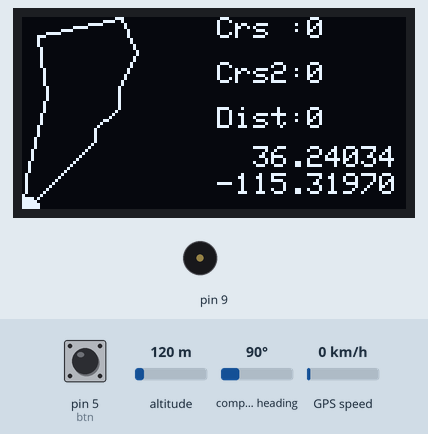
Simulated run of this sketch. Board: Arduino Mega 2560, built with avr-gcc and run on an emulated ATmega2560. Parts: 128×64 one-colour display, buzzer (waves = sounding). The test bench sets the inputs (shaded band); at power-on: pin 5 (btn) HIGH, compass heading 90°, altitude 120 m, GPS speed 0 km/h. The GPS gets a fix after 3 s at 37.7749, -122.4194 with 8 satellites.

Above: at 2.5 s.
2.6 s: pin 5 (btn) pulled LOW for 0.15 s
At 3.21 s:
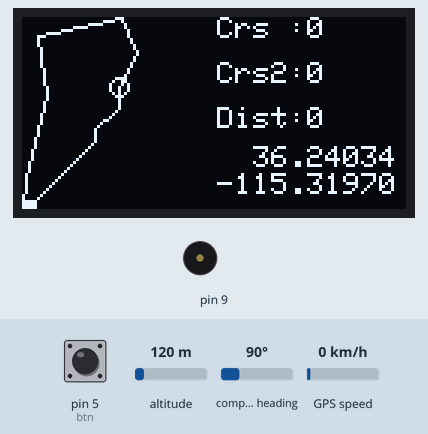
3.3 s: compass heading set to 7°
At 3.7 s:
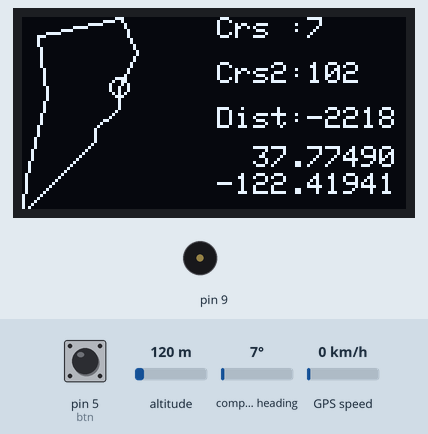
4.9 s: pin 5 (btn) pulled LOW for 1 s
At 6.2 s:
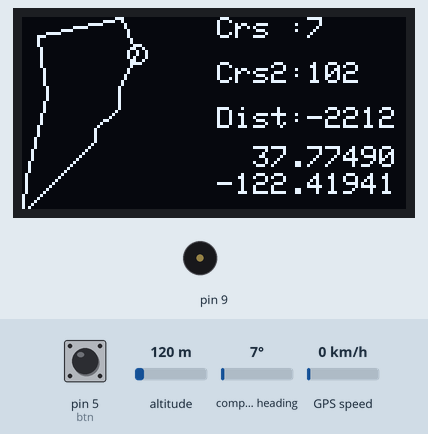
7.4 s: compass heading set to 90°
At 8.7 s:
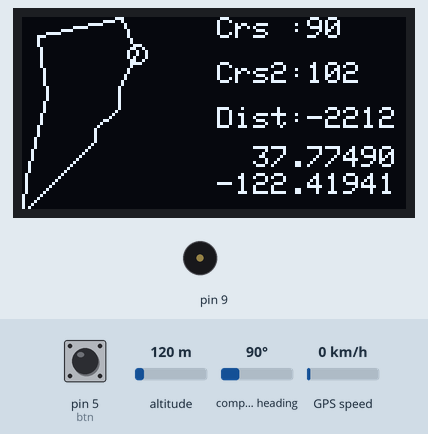
9.0 s: compass heading set to 180°
At 10.4 s:
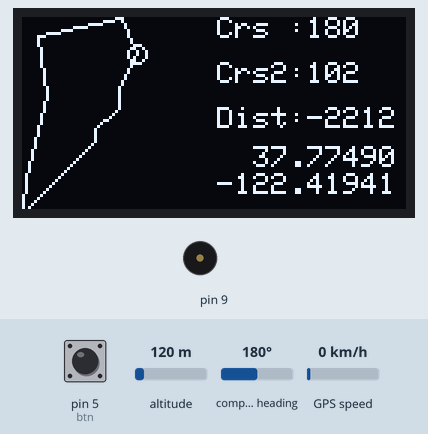
Timing chart, 0 to 12.0 s (numbered marks = the images above; inputs shaded):
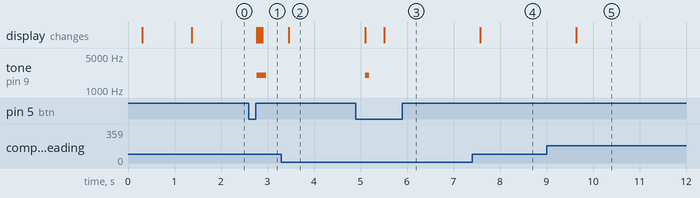

The sketch:

draw-coordinates.ino
```cpp
#include <ezButton.h>
#include <ezBuzzer.h>
#include <Wire.h>
#include <Adafruit_GFX.h>
#include <Adafruit_SH110X.h>
#include <TinyGPSPlus.h>

TinyGPSPlus gps;
#define ss Serial1 // first built with software serial on UNO

#define i2c_Address 0x3c // initialize with the I2C addr 0x3C Typically eBay OLED's
#define SCREEN_WIDTH 128 // OLED display width, in pixels
#define SCREEN_HEIGHT 64 // OLED display height, in pixels
#define OLED_RESET -1
Adafruit_SH1106G display = Adafruit_SH1106G(SCREEN_WIDTH, SCREEN_HEIGHT, &Wire, OLED_RESET);

ezButton btn(5); // connect button to pin 5
ezBuzzer buzzer(9); // connect buzzer to pin 9

const int numlatLongs = 11;
float latLongs[numlatLongs][2] = {
  {36.240344, -115.319698},
  {36.241099, -115.318955},
  {36.241239, -115.318950},
  {36.241473, -115.318679},
  {36.241694, -115.318673},
  {36.242070, -115.318453},
  {36.242444, -115.318649},
  {36.242260, -115.319588},
  {36.241583, -115.319489},
  {36.240702, -115.319730},
  {36.240350, -115.319743}
};
float maxLat = -90.0;
float minLat = 90.0;
float maxLong = 180.0;
float minLong = -180.0;

float aspectX = 1.0;
float aspectY = 1.0;

float currentLat = latLongs[0][0];
float currentLong = latLongs[0][1];
int course = 0;
int course2 = 0;
int distanceBetween = 0;

int wayPoint = 0;

void setup() {

  Serial.begin(115200); // for debugging
  ss.begin(9600);
  btn.setDebounceTime(100);
  minmaxLatLong(); // set minimum and maximum dimensions on map

  delay(250); // wait for the OLED to power up
  display.begin(i2c_Address, true); // Address 0x3C default

  display.clearDisplay();
  display.setTextColor(SH110X_WHITE);
  display.setTextSize(1);
  display.setCursor(0,0);
  display.println("Initializing");
  display.display();
  delay(1000);
}

void loop() {

  btn.loop();
  buzzer.loop();
  if (btn.isPressed()) {
    wayPoint += 1;
    if (wayPoint > numlatLongs-1) wayPoint = 0;
    buzzer.beep(50);
  }

  while (ss.available() > 0) {
    if (gps.encode(ss.read())) {
      getPositionInfo();
    }
  }

  display.clearDisplay();

  for (int i = 0; i < numlatLongs - 1; i++) {
    display.drawLine(
      map(longify(latLongs[i][1]), longify(minLong), longify(maxLong), (63*aspectX), 0),
      map(longify(latLongs[i][0]), longify(minLat), longify(maxLat), 63*aspectY, 0),
      map(longify(latLongs[i+1][1]), longify(minLong), longify(maxLong), 63*aspectX, 0),
      map(longify(latLongs[i+1][0]), longify(minLat), longify(maxLat), 63*aspectY, 0),
      SH110X_WHITE
    );
  }

  display.fillCircle(
    map(longify(currentLong), longify(minLong), longify(maxLong), (63*aspectX), 0),
    map(longify(currentLat), longify(minLat), longify(maxLat), 63*aspectY, 0),
    2,
    SH110X_WHITE
  );

  display.drawCircle(
    map(longify(latLongs[wayPoint][1]), longify(minLong), longify(maxLong), (63*aspectX), 0),
    map(longify(latLongs[wayPoint][0]), longify(minLat), longify(maxLat), 63*aspectY, 0),
    3,
    SH110X_WHITE
  );
  display.setTextColor(SH110X_WHITE);
  display.setTextSize(1);
  display.setCursor(65,0);
  display.print("Crs :");
  display.print(course);
  display.setCursor(65,15);
  display.print("Crs2:");
  display.print(course2);
  display.setCursor(65,30);
  display.print("Dist:");
  display.print(distanceBetween);
  display.setCursor(65,43);
  display.print("  ");
  display.print(currentLat,5);
  display.setCursor(65,52);
  display.print(currentLong,5);

  display.display();
}

void getPositionInfo(){
  if (gps.location.isValid()) {
		currentLat = gps.location.lat();
		currentLong = gps.location.lng();
    distanceBetween = gps.distanceBetween(
      currentLat,
      currentLong,
      latLongs[wayPoint][0],
      latLongs[wayPoint][1]
    );
    course2 = gps.courseTo(
      currentLat,
      currentLong,
      latLongs[wayPoint][0],
      latLongs[wayPoint][1]
    );
	}
  if (gps.course.isValid()) {
    course = int(gps.course.deg());
	}
}

long longify(float x) {
  return x * 1000000;
}

void minmaxLatLong() {
  /* I had to play around with the signs and the
  < and > operators to get my map to properly display.
  You may have to do the same if you try this and your map
  is backwards or upside down. */
  for (int i = 0; i < numlatLongs; i++) {
    if (latLongs[i][0] < minLat) minLat = latLongs[i][0];
    if (latLongs[i][0] > maxLat) maxLat = latLongs[i][0];
    if (latLongs[i][1] > minLong) minLong = latLongs[i][1];
    if (latLongs[i][1] < maxLong) maxLong = latLongs[i][1];
  }
  float height = abs(maxLat-minLat);
  float width = abs(maxLong-minLong);
  // constrain and manage the map in the proper direction
  if (height > width) {
    aspectX = width / height;
  } else {
    aspectY = height / width;
  }
}
```

Measured:
- after the input at 2.6 s, tone on pin 9: silent → 2000 Hz after 0.17 s, → silent 0.20 s later; the display: first changes after 0.17 s (image 1 shows a later state)
- after the input at 3.3 s, the display: changes after 0.15 s (image 2)
- after the input at 4.9 s, tone on pin 9: silent → 2000 Hz after 0.21 s, → silent 0.08 s later; the display: first changes after 0.21 s (image 3 shows a later state)
- after the input at 7.4 s, the display: changes after 0.17 s (image 4)
- after the input at 9.0 s, the display: changes after 0.64 s (image 5)
